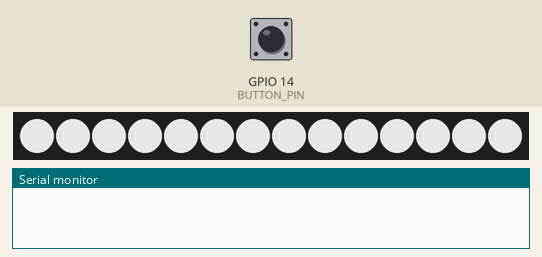
Simulated run of this sketch. Board: ESP8266 (NodeMCU). On the bench: 14 RGB LEDs in strip order, left to right, the last lines printed to the serial monitor. The inputs (shaded band) are chosen by the test bench; at power-on: GPIO 14 (BUTTON_PIN) HIGH. Dim RGB values are drawn brighter than linear.

Above: at 1.7 s.
3.7 s: GPIO 14 (BUTTON_PIN) pulled LOW for 0.15 s
At 4.7 s:
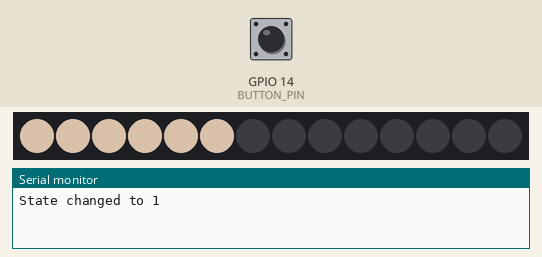
5.3 s: GPIO 14 (BUTTON_PIN) pulled LOW for 1 s
At 5.8 s:
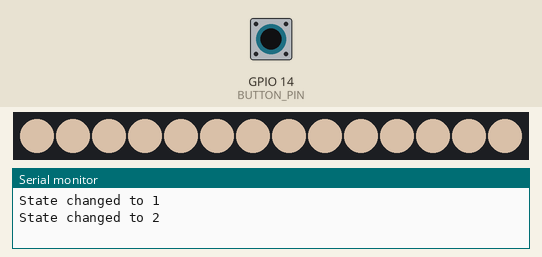
7.8 s: GPIO 14 (BUTTON_PIN) pulled LOW for 3.2 s
At 8.9 s:
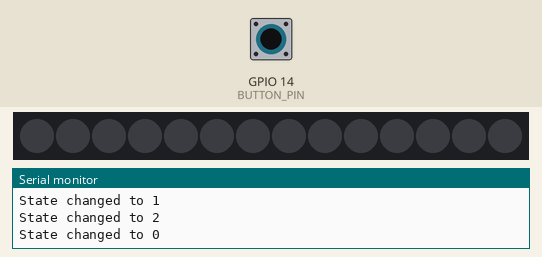
Timing chart, 0 to 10.8 s (numbered marks = the images above; inputs shaded):
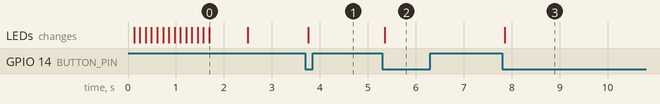

Measured:
- after the input at 3.7 s, the LEDs: change after 0.05 s (image 1)
- after the input at 5.3 s, the LEDs: change after 0.05 s (image 2)
- after the input at 7.8 s, the LEDs: change after 0.05 s (image 3)
- what the display in image 0 shows lasts 0.8 s, from 1.7 s to 2.5 s

The sketch:

BedLamp.ino
```cpp
// Bed Lamp sketch: cycles through OFF, low, high brightness on each button press.
// Refactored to reduce unnecessary LED updates and improve button handling.

#include <FastLED.h>
#include "config.h"
#include "ButtonHandler.h"

enum LampState : uint8_t { OFF = 0, LEVEL1 = 1, LEVEL2 = 2 };

CRGB leds[NUM_LEDS];
ButtonHandler button(BUTTON_PIN); // uses INPUT_PULLUP internally

LampState state = OFF;
LampState previousAppliedState = static_cast<LampState>(255); // impossible initial value forces first apply

void setup() {
  Serial.begin(115200);
  FastLED.addLeds<LED_TYPE, DATA_PIN, COLOR_ORDER>(leds, NUM_LEDS);
  FastLED.clear();
  FastLED.show();
  diagnosticChase();
}

void loop() {
  if (button.wasPressed()) {
    state = static_cast<LampState>((state + 1) % 3);
    Serial.printf("State changed to %u\n", state);
  }

  // Apply only if changed since last application
  if (state != previousAppliedState) {
    applyState(state);
    previousAppliedState = state;
  }
  // Small pause to avoid busy loop; button debounce handles stability
  delay(2);
}

// Light each LED in sequence to verify wiring and count. If only the first
// lights, check data arrow direction, solder joints, power distribution, and
// that data is on the DIN end.
void diagnosticChase() {
  FastLED.setBrightness(180);
  fill_solid(leds, NUM_LEDS, CRGB::Black);
  FastLED.show();
  for (int i = 0; i < NUM_LEDS; ++i) {
    leds[i] = CRGB::White;
    FastLED.show();
    delay(120);
    leds[i] = CRGB::Black; // turn off again for clarity
  }
  // Finally turn all on to confirm power delivery across strip
  fill_solid(leds, NUM_LEDS, CRGB::White);
  FastLED.show();
  delay(800);
  FastLED.clear();
  FastLED.show();
}

void applyState(LampState s) {
  switch (s) {
    case OFF:
      FastLED.setBrightness(0);
      fill_solid(leds, NUM_LEDS, CRGB::Black);
      break;
    case LEVEL1:
      FastLED.setBrightness(INTENSITY2);
      // First 6 LEDs on, rest off
      fill_solid(leds, NUM_LEDS, CRGB::Black);
      for (int i = 0; i < 6 && i < NUM_LEDS; ++i) {
        leds[i] = BASE_COLOR;
      }
      break;
    case LEVEL2:
      FastLED.setBrightness(INTENSITY2);
      fill_solid(leds, NUM_LEDS, BASE_COLOR);
      break;
  }
  FastLED.show();
}
```

ButtonHandler.h
```cpp
#pragma once
#include <Arduino.h>

// Simple debounced button handler.
// Usage: call wasPressed() each loop; returns true exactly once per press.
class ButtonHandler {
public:
  explicit ButtonHandler(uint8_t pin, unsigned long debounceMs = 50)
    : pin_(pin), lastStableState_(HIGH), lastReading_(HIGH), lastChangeMs_(0), debounceMs_(debounceMs) {
    pinMode(pin_, INPUT_PULLUP);
  }

  bool wasPressed() {
    int reading = digitalRead(pin_);

    if (reading != lastReading_) { // any edge -> reset timer
      lastChangeMs_ = millis();
      lastReading_ = reading;
    }

    // Has the reading been stable long enough to consider it real?
    if ((millis() - lastChangeMs_) >= debounceMs_ && reading != lastStableState_) {
      lastStableState_ = reading;
      if (reading == LOW) { // active-low press
        return true;
      }
    }
    return false;
  }

private:
  uint8_t pin_;
  int lastStableState_;
  int lastReading_;
  unsigned long lastChangeMs_;
  unsigned long debounceMs_;
};
```

config.h
```cpp
#pragma once
#include <FastLED.h>

// LED settings
#define NUM_LEDS   14
#define DATA_PIN   4      // D2 (GPIO4) ESP8266
#define LED_TYPE   WS2812B
#define COLOR_ORDER GRB

// Button
#define BUTTON_PIN 14     // D5 (GPIO14)

// Brightness levels
#define INTENSITY1  80    // adjust to taste
#define INTENSITY2  200

// Default LED color
#define BASE_COLOR CRGB(180,160,140)   // warm white
```
